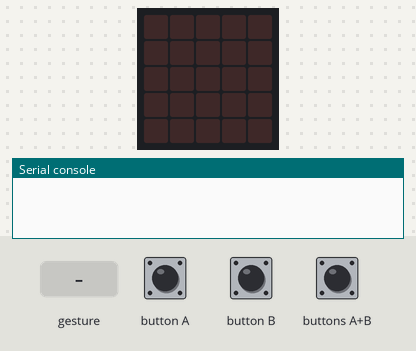
The program below on a simulated BBC micro:bit (MakeCode). On the bench: the board's 5×5 LED display, the last lines printed to the serial console. Inputs (shaded band) come from the test bench. No radio messages arrive unless stated (any console line starting 'radio sent:' is added by the test bench); a tilt is held for 1.5 s and a shake lasts 1 s, then the board lies face up again.

Above: at 1.2 s.
1.3 s: button A pressed for 0.15 s
At 2.7 s:
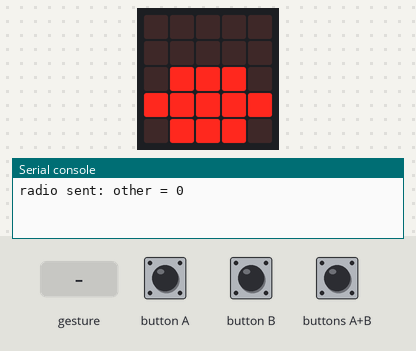
4.4 s: button B pressed for 0.15 s
At 5.1 s:
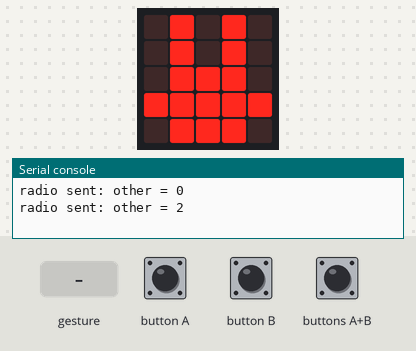
7.5 s: buttons A+B pressed for 0.15 s
At 8.7 s:
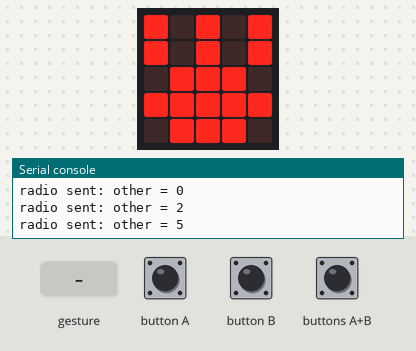
10.6 s: gesture 'shake'
At 11.6 s:
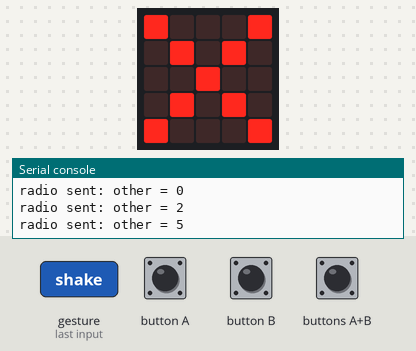
12.3 s: buttons A+B pressed for 1 s
At 16.6 s:
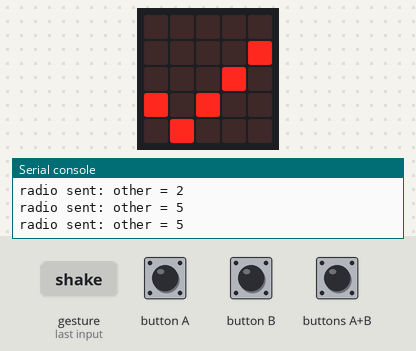
Timing chart, 0 to 17.3 s (numbered marks = the images above; inputs shaded):
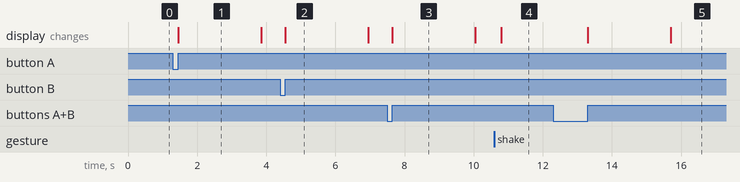

The program:

main.ts
```typescript
function DISPLAY (num: number) {
    if (num == 0) {
        basic.showLeds(`
            . . . . .
            . . . . .
            . # # # .
            # # # # #
            . # # # .
            `)
    } else if (num == 2) {
        basic.showLeds(`
            . # . # .
            . # . # .
            . # # # .
            # # # # #
            . # # # .
            `)
    } else if (num == 5) {
        basic.showLeds(`
            # . # . #
            # . # . #
            . # # # .
            # # # # #
            . # # # .
            `)
    } else {
        basic.showIcon(IconNames.No)
    }
    basic.pause(2000)
}
input.onButtonPressed(Button.A, function () {
    radio.sendValue("other", 0)
    self = 0
    DISPLAY(self)
    basic.showIcon(IconNames.Yes)
})
function win () {
    DISPLAY(other)
    basic.showIcon(IconNames.Happy)
    self = 99
    other = 99
    basic.pause(100)
}
function lose () {
    DISPLAY(other)
    basic.showIcon(IconNames.Sad)
    self = 99
    other = 99
    basic.pause(100)
}
input.onGesture(Gesture.Shake, function () {
    if (self == 99 || other == 99) {
        not_ready()
    } else if (self == other) {
        draw()
    } else if (self == 5 && other == 0) {
        win()
    } else if (self == 5 && other == 2) {
        lose()
    } else if (self == 2 && other == 0) {
        lose()
    } else if (self == 2 && other == 5) {
        win()
    } else if (self == 0 && other == 5) {
        lose()
    } else if (self == 0 && other == 2) {
        win()
    } else {
        not_ready()
    }
})
function draw () {
    basic.showIcon(IconNames.Asleep)
    self = 99
    other = 99
    basic.pause(100)
}
input.onButtonPressed(Button.AB, function () {
    radio.sendValue("other", 5)
    self = 5
    DISPLAY(self)
    basic.showIcon(IconNames.Yes)
})
input.onButtonPressed(Button.B, function () {
    radio.sendValue("other", 2)
    self = 2
    DISPLAY(self)
    basic.showIcon(IconNames.Yes)
})
radio.onReceivedValue(function (name, value) {
    other = value
})
function not_ready () {
    basic.showIcon(IconNames.No)
    basic.pause(100)
}
let other = 0
let self = 0
radio.setGroup(1)
self = 99
other = 99
```

test.ts
```typescript
// 在這裡測試；當此封包作為擴充功能時，將不會編譯此內容。
```

Measured:
- after the input at 1.3 s, the display: changes after 0.15 s (image 1)
- after the input at 4.4 s, the display: changes after 0.15 s (image 2)
- after the input at 7.5 s, the display: changes after 0.15 s (image 3)
- after the input at 10.6 s, the display: changes after 0.20 s (image 4)
- after the input at 12.3 s, the display: first changes after 1.0 s (image 5 shows a later state)
- what the display in image 1 shows lasts 2.4 s, from 1.5 s to 3.9 s
